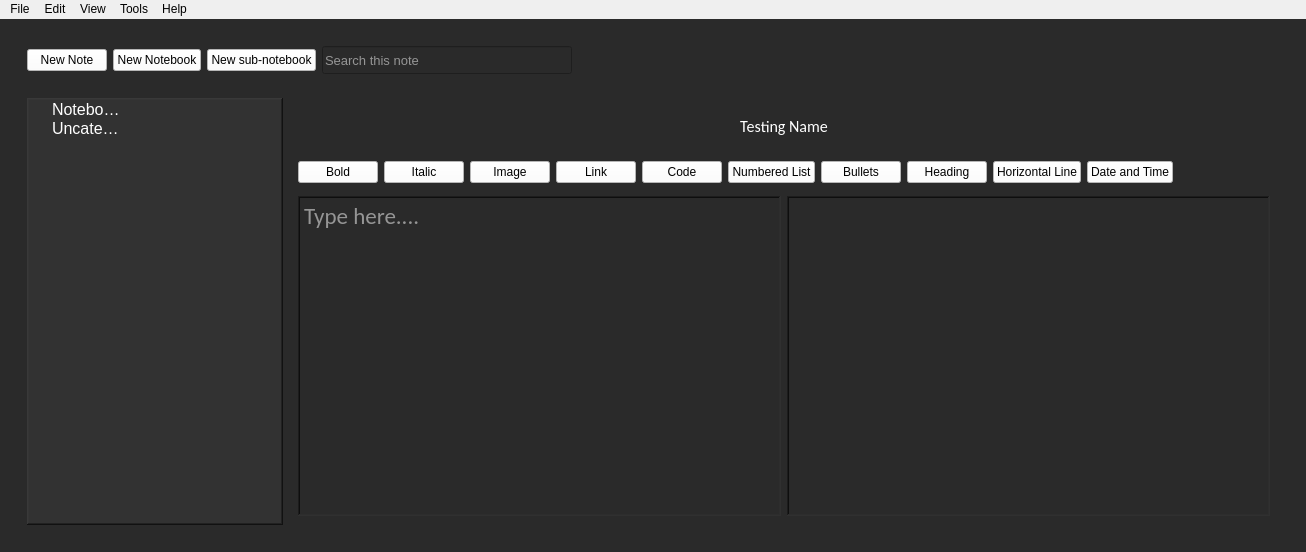
<?xml version="1.0" encoding="UTF-8"?>
<ui version="4.0">
 <class>Groot</class>
 <widget class="QMainWindow" name="Groot">
  <property name="geometry">
   <rect>
    <x>0</x>
    <y>0</y>
    <width>1306</width>
    <height>552</height>
   </rect>
  </property>
  <property name="windowTitle">
   <string>Groot</string>
  </property>
  <property name="styleSheet">
   <string notr="true">border-bottom-color: rgb(255, 255, 127);</string>
  </property>
  <widget class="QWidget" name="centralwidget">
   <property name="styleSheet">
    <string notr="true">
background-color: rgb(77, 77, 77);
background-color: rgb(42, 42, 42);</string>
   </property>
   <layout class="QHBoxLayout" name="horizontalLayout_4">
    <item>
     <widget class="QWidget" name="mainWindow" native="true">
      <layout class="QVBoxLayout" name="verticalLayout">
       <item>
        <widget class="QWidget" name="rootOptions" native="true">
         <property name="sizePolicy">
          <sizepolicy hsizetype="Preferred" vsizetype="Fixed">
           <horstretch>0</horstretch>
           <verstretch>0</verstretch>
          </sizepolicy>
         </property>
         <property name="minimumSize">
          <size>
           <width>0</width>
           <height>0</height>
          </size>
         </property>
         <layout class="QHBoxLayout" name="horizontalLayout_6">
          <item>
           <widget class="QPushButton" name="newNote">
            <property name="sizePolicy">
             <sizepolicy hsizetype="Preferred" vsizetype="Fixed">
              <horstretch>0</horstretch>
              <verstretch>0</verstretch>
             </sizepolicy>
            </property>
            <property name="minimumSize">
             <size>
              <width>0</width>
              <height>0</height>
             </size>
            </property>
            <property name="styleSheet">
             <string notr="true">background-color: rgb(255, 255, 255);</string>
            </property>
            <property name="text">
             <string>New Note</string>
            </property>
           </widget>
          </item>
          <item>
           <widget class="QPushButton" name="newNotebook">
            <property name="sizePolicy">
             <sizepolicy hsizetype="Preferred" vsizetype="Fixed">
              <horstretch>0</horstretch>
              <verstretch>0</verstretch>
             </sizepolicy>
            </property>
            <property name="minimumSize">
             <size>
              <width>0</width>
              <height>0</height>
             </size>
            </property>
            <property name="styleSheet">
             <string notr="true">background-color: rgb(255, 255, 255);

</string>
            </property>
            <property name="text">
             <string>New Notebook</string>
            </property>
           </widget>
          </item>
          <item>
           <widget class="QPushButton" name="newSubNotebook">
            <property name="sizePolicy">
             <sizepolicy hsizetype="Preferred" vsizetype="Fixed">
              <horstretch>0</horstretch>
              <verstretch>0</verstretch>
             </sizepolicy>
            </property>
            <property name="minimumSize">
             <size>
              <width>0</width>
              <height>0</height>
             </size>
            </property>
            <property name="styleSheet">
             <string notr="true">background-color: rgb(255, 255, 255);</string>
            </property>
            <property name="text">
             <string>New sub-notebook</string>
            </property>
           </widget>
          </item>
          <item>
           <widget class="QLineEdit" name="lineEdit">
            <property name="sizePolicy">
             <sizepolicy hsizetype="Preferred" vsizetype="Fixed">
              <horstretch>0</horstretch>
              <verstretch>0</verstretch>
             </sizepolicy>
            </property>
            <property name="minimumSize">
             <size>
              <width>250</width>
              <height>28</height>
             </size>
            </property>
            <property name="font">
             <font>
              <pointsize>10</pointsize>
             </font>
            </property>
            <property name="styleSheet">
             <string notr="true">color: rgb(255, 255, 255);</string>
            </property>
            <property name="placeholderText">
             <string>Search this note</string>
            </property>
           </widget>
          </item>
          <item>
           <spacer name="emptySpaceMainOptions">
            <property name="orientation">
             <enum>Qt::Horizontal</enum>
            </property>
            <property name="sizeType">
             <enum>QSizePolicy::Preferred</enum>
            </property>
            <property name="sizeHint" stdset="0">
             <size>
              <width>800</width>
              <height>20</height>
             </size>
            </property>
           </spacer>
          </item>
         </layout>
        </widget>
       </item>
       <item>
        <widget class="QWidget" name="centralView" native="true">
         <property name="sizePolicy">
          <sizepolicy hsizetype="Preferred" vsizetype="Preferred">
           <horstretch>0</horstretch>
           <verstretch>0</verstretch>
          </sizepolicy>
         </property>
         <property name="minimumSize">
          <size>
           <width>0</width>
           <height>0</height>
          </size>
         </property>
         <layout class="QHBoxLayout" name="horizontalLayout_5">
          <item>
           <widget class="QTreeWidget" name="treeWidget">
            <property name="enabled">
             <bool>true</bool>
            </property>
            <property name="sizePolicy">
             <sizepolicy hsizetype="Maximum" vsizetype="Preferred">
              <horstretch>0</horstretch>
              <verstretch>0</verstretch>
             </sizepolicy>
            </property>
            <property name="minimumSize">
             <size>
              <width>200</width>
              <height>0</height>
             </size>
            </property>
            <property name="autoFillBackground">
             <bool>false</bool>
            </property>
            <property name="styleSheet">
             <string notr="true">background-color:rgb(50, 50, 50);
color: rgb(255, 255, 255);</string>
            </property>
            <property name="frameShape">
             <enum>QFrame::WinPanel</enum>
            </property>
            <property name="frameShadow">
             <enum>QFrame::Raised</enum>
            </property>
            <property name="horizontalScrollBarPolicy">
             <enum>Qt::ScrollBarAsNeeded</enum>
            </property>
            <property name="sizeAdjustPolicy">
             <enum>QAbstractScrollArea::AdjustIgnored</enum>
            </property>
            <property name="showDropIndicator" stdset="0">
             <bool>true</bool>
            </property>
            <property name="horizontalScrollMode">
             <enum>QAbstractItemView::ScrollPerPixel</enum>
            </property>
            <property name="rootIsDecorated">
             <bool>true</bool>
            </property>
            <property name="uniformRowHeights">
             <bool>true</bool>
            </property>
            <property name="animated">
             <bool>true</bool>
            </property>
            <property name="wordWrap">
             <bool>false</bool>
            </property>
            <property name="headerHidden">
             <bool>true</bool>
            </property>
            <property name="expandsOnDoubleClick">
             <bool>true</bool>
            </property>
            <property name="columnCount">
             <number>1</number>
            </property>
            <attribute name="headerVisible">
             <bool>false</bool>
            </attribute>
            <attribute name="headerCascadingSectionResizes">
             <bool>false</bool>
            </attribute>
            <attribute name="headerHighlightSections">
             <bool>false</bool>
            </attribute>
            <attribute name="headerStretchLastSection">
             <bool>false</bool>
            </attribute>
            <column>
             <property name="text">
              <string>Notes</string>
             </property>
            </column>
            <item>
             <property name="text">
              <string>Notebooks</string>
             </property>
             <property name="font">
              <font>
               <pointsize>12</pointsize>
              </font>
             </property>
            </item>
            <item>
             <property name="text">
              <string>Uncategorized</string>
             </property>
             <property name="font">
              <font>
               <pointsize>12</pointsize>
              </font>
             </property>
            </item>
           </widget>
          </item>
          <item>
           <widget class="QWidget" name="editorArea" native="true">
            <property name="sizePolicy">
             <sizepolicy hsizetype="Preferred" vsizetype="Preferred">
              <horstretch>0</horstretch>
              <verstretch>0</verstretch>
             </sizepolicy>
            </property>
            <layout class="QVBoxLayout" name="verticalLayout_2">
             <item>
              <widget class="QWidget" name="titleArea" native="true">
               <property name="sizePolicy">
                <sizepolicy hsizetype="Preferred" vsizetype="Fixed">
                 <horstretch>0</horstretch>
                 <verstretch>0</verstretch>
                </sizepolicy>
               </property>
               <property name="font">
                <font>
                 <family>Calibri</family>
                 <pointsize>3</pointsize>
                 <weight>75</weight>
                 <italic>true</italic>
                 <bold>true</bold>
                 <kerning>true</kerning>
                </font>
               </property>
               <property name="styleSheet">
                <string notr="true">border: 100px ;
border-bottom-color: rgb(255, 255, 127);</string>
               </property>
               <layout class="QHBoxLayout" name="horizontalLayout">
                <item>
                 <widget class="QLabel" name="fileName">
                  <property name="font">
                   <font>
                    <family>Calibri</family>
                    <pointsize>12</pointsize>
                   </font>
                  </property>
                  <property name="styleSheet">
                   <string notr="true">color: rgb(255, 255, 255);</string>
                  </property>
                  <property name="text">
                   <string>Testing Name</string>
                  </property>
                  <property name="scaledContents">
                   <bool>false</bool>
                  </property>
                  <property name="alignment">
                   <set>Qt::AlignCenter</set>
                  </property>
                  <property name="textInteractionFlags">
                   <set>Qt::TextSelectableByMouse</set>
                  </property>
                 </widget>
                </item>
               </layout>
              </widget>
             </item>
             <item>
              <widget class="QWidget" name="editingButtons" native="true">
               <property name="enabled">
                <bool>true</bool>
               </property>
               <property name="sizePolicy">
                <sizepolicy hsizetype="Preferred" vsizetype="Fixed">
                 <horstretch>0</horstretch>
                 <verstretch>0</verstretch>
                </sizepolicy>
               </property>
               <layout class="QHBoxLayout" name="horizontalLayout_3">
                <property name="leftMargin">
                 <number>0</number>
                </property>
                <property name="bottomMargin">
                 <number>0</number>
                </property>
                <item>
                 <widget class="QPushButton" name="pushButton_5">
                  <property name="styleSheet">
                   <string notr="true">background-color: rgb(255, 255, 255);</string>
                  </property>
                  <property name="text">
                   <string>Bold</string>
                  </property>
                 </widget>
                </item>
                <item>
                 <widget class="QPushButton" name="pushButton_4">
                  <property name="styleSheet">
                   <string notr="true">background-color: rgb(255, 255, 255);</string>
                  </property>
                  <property name="text">
                   <string>Italic</string>
                  </property>
                 </widget>
                </item>
                <item>
                 <widget class="QPushButton" name="pushButton_3">
                  <property name="styleSheet">
                   <string notr="true">background-color: rgb(255, 255, 255);

</string>
                  </property>
                  <property name="text">
                   <string>Image</string>
                  </property>
                 </widget>
                </item>
                <item>
                 <widget class="QPushButton" name="link">
                  <property name="styleSheet">
                   <string notr="true">background-color: rgb(255, 255, 255);</string>
                  </property>
                  <property name="text">
                   <string>Link</string>
                  </property>
                 </widget>
                </item>
                <item>
                 <widget class="QPushButton" name="code">
                  <property name="styleSheet">
                   <string notr="true">background-color: rgb(255, 255, 255);</string>
                  </property>
                  <property name="text">
                   <string>Code</string>
                  </property>
                 </widget>
                </item>
                <item>
                 <widget class="QPushButton" name="numberedList">
                  <property name="styleSheet">
                   <string notr="true">background-color: rgb(255, 255, 255);</string>
                  </property>
                  <property name="text">
                   <string>Numbered List</string>
                  </property>
                 </widget>
                </item>
                <item>
                 <widget class="QPushButton" name="bullets">
                  <property name="styleSheet">
                   <string notr="true">background-color: rgb(255, 255, 255);</string>
                  </property>
                  <property name="text">
                   <string>Bullets</string>
                  </property>
                  <property name="checkable">
                   <bool>false</bool>
                  </property>
                  <property name="default">
                   <bool>false</bool>
                  </property>
                  <property name="flat">
                   <bool>false</bool>
                  </property>
                 </widget>
                </item>
                <item>
                 <widget class="QPushButton" name="heading">
                  <property name="styleSheet">
                   <string notr="true">background-color: rgb(255, 255, 255);</string>
                  </property>
                  <property name="text">
                   <string>Heading</string>
                  </property>
                 </widget>
                </item>
                <item>
                 <widget class="QPushButton" name="horizaontalRule">
                  <property name="styleSheet">
                   <string notr="true">background-color: rgb(255, 255, 255);</string>
                  </property>
                  <property name="text">
                   <string>Horizontal Line</string>
                  </property>
                 </widget>
                </item>
                <item>
                 <widget class="QPushButton" name="dateTime">
                  <property name="styleSheet">
                   <string notr="true">background-color: rgb(255, 255, 255);
</string>
                  </property>
                  <property name="text">
                   <string>Date and Time</string>
                  </property>
                 </widget>
                </item>
                <item>
                 <spacer name="horizontalSpacer">
                  <property name="orientation">
                   <enum>Qt::Horizontal</enum>
                  </property>
                  <property name="sizeHint" stdset="0">
                   <size>
                    <width>20</width>
                    <height>20</height>
                   </size>
                  </property>
                 </spacer>
                </item>
               </layout>
              </widget>
             </item>
             <item>
              <widget class="QWidget" name="editingSection" native="true">
               <layout class="QHBoxLayout" name="horizontalLayout_2">
                <property name="leftMargin">
                 <number>0</number>
                </property>
                <property name="topMargin">
                 <number>7</number>
                </property>
                <property name="rightMargin">
                 <number>0</number>
                </property>
                <property name="bottomMargin">
                 <number>0</number>
                </property>
                <item>
                 <widget class="QTextEdit" name="textEdit">
                  <property name="sizePolicy">
                   <sizepolicy hsizetype="Preferred" vsizetype="Preferred">
                    <horstretch>0</horstretch>
                    <verstretch>0</verstretch>
                   </sizepolicy>
                  </property>
                  <property name="font">
                   <font>
                    <family>Calibri</family>
                    <pointsize>17</pointsize>
                    <weight>50</weight>
                    <italic>false</italic>
                    <bold>false</bold>
                   </font>
                  </property>
                  <property name="styleSheet">
                   <string notr="true">color: rgb(255, 255, 255);</string>
                  </property>
                  <property name="frameShape">
                   <enum>QFrame::WinPanel</enum>
                  </property>
                  <property name="lineWidth">
                   <number>1</number>
                  </property>
                  <property name="verticalScrollBarPolicy">
                   <enum>Qt::ScrollBarAsNeeded</enum>
                  </property>
                  <property name="textInteractionFlags">
                   <set>Qt::TextEditorInteraction</set>
                  </property>
                  <property name="placeholderText">
                   <string>Type here....</string>
                  </property>
                 </widget>
                </item>
                <item>
                 <widget class="QTextBrowser" name="mdViewer">
                  <property name="sizePolicy">
                   <sizepolicy hsizetype="Preferred" vsizetype="Preferred">
                    <horstretch>0</horstretch>
                    <verstretch>0</verstretch>
                   </sizepolicy>
                  </property>
                  <property name="styleSheet">
                   <string notr="true">color: rgb(255, 255, 255);</string>
                  </property>
                  <property name="frameShape">
                   <enum>QFrame::WinPanel</enum>
                  </property>
                  <property name="verticalScrollBarPolicy">
                   <enum>Qt::ScrollBarAsNeeded</enum>
                  </property>
                  <property name="horizontalScrollBarPolicy">
                   <enum>Qt::ScrollBarAlwaysOff</enum>
                  </property>
                  <property name="textInteractionFlags">
                   <set>Qt::TextBrowserInteraction</set>
                  </property>
                 </widget>
                </item>
               </layout>
              </widget>
             </item>
            </layout>
           </widget>
          </item>
         </layout>
        </widget>
       </item>
      </layout>
     </widget>
    </item>
   </layout>
  </widget>
  <widget class="QMenuBar" name="menubar">
   <property name="geometry">
    <rect>
     <x>0</x>
     <y>0</y>
     <width>1306</width>
     <height>26</height>
    </rect>
   </property>
   <widget class="QMenu" name="menuFile">
    <property name="title">
     <string>File</string>
    </property>
    <widget class="QMenu" name="menuImport">
     <property name="title">
      <string>Import</string>
     </property>
     <addaction name="actionMD"/>
    </widget>
    <widget class="QMenu" name="menuExport">
     <property name="title">
      <string>Export</string>
     </property>
     <addaction name="actionMD_2"/>
     <addaction name="actionHTML"/>
     <addaction name="actionPDF"/>
    </widget>
    <addaction name="actionNotes_Tree"/>
    <addaction name="menuImport"/>
    <addaction name="menuExport"/>
    <addaction name="actionPrint"/>
    <addaction name="actionQuit"/>
   </widget>
   <widget class="QMenu" name="menuEdit">
    <property name="title">
     <string>Edit</string>
    </property>
    <addaction name="actionSearch_in_Current_Note"/>
    <addaction name="actionSearch_in_All_Notes"/>
   </widget>
   <widget class="QMenu" name="menuView">
    <property name="title">
     <string>View</string>
    </property>
    <addaction name="actionDark_Theme"/>
    <addaction name="actionLight_Theme"/>
   </widget>
   <widget class="QMenu" name="menuTools">
    <property name="title">
     <string>Tools</string>
    </property>
    <addaction name="actionOptions"/>
   </widget>
   <widget class="QMenu" name="menuHelp">
    <property name="title">
     <string>Help</string>
    </property>
    <addaction name="actionAbout"/>
    <addaction name="actionRequest"/>
   </widget>
   <addaction name="menuFile"/>
   <addaction name="menuEdit"/>
   <addaction name="menuView"/>
   <addaction name="menuTools"/>
   <addaction name="menuHelp"/>
  </widget>
  <action name="actionNotes_Tree">
   <property name="text">
    <string>Notes Tree</string>
   </property>
  </action>
  <action name="actionPrint">
   <property name="text">
    <string>Print</string>
   </property>
  </action>
  <action name="actionQuit">
   <property name="text">
    <string>Quit</string>
   </property>
  </action>
  <action name="actionMD">
   <property name="text">
    <string>MD</string>
   </property>
  </action>
  <action name="actionMD_2">
   <property name="text">
    <string>MD</string>
   </property>
  </action>
  <action name="actionHTML">
   <property name="text">
    <string>HTML</string>
   </property>
  </action>
  <action name="actionPDF">
   <property name="text">
    <string>PDF</string>
   </property>
  </action>
  <action name="actionSearch_in_Current_Note">
   <property name="text">
    <string>Search in Current Note</string>
   </property>
  </action>
  <action name="actionSearch_in_All_Notes">
   <property name="text">
    <string>Search in All Notes</string>
   </property>
  </action>
  <action name="actionOptions">
   <property name="text">
    <string>Options</string>
   </property>
  </action>
  <action name="actionAbout">
   <property name="text">
    <string>About</string>
   </property>
  </action>
  <action name="actionRequest">
   <property name="text">
    <string>Request</string>
   </property>
  </action>
  <action name="actionDark_Theme">
   <property name="text">
    <string>Dark Theme</string>
   </property>
  </action>
  <action name="actionLight_Theme">
   <property name="text">
    <string>Light Theme</string>
   </property>
  </action>
 </widget>
 <resources/>
 <connections/>
</ui>
